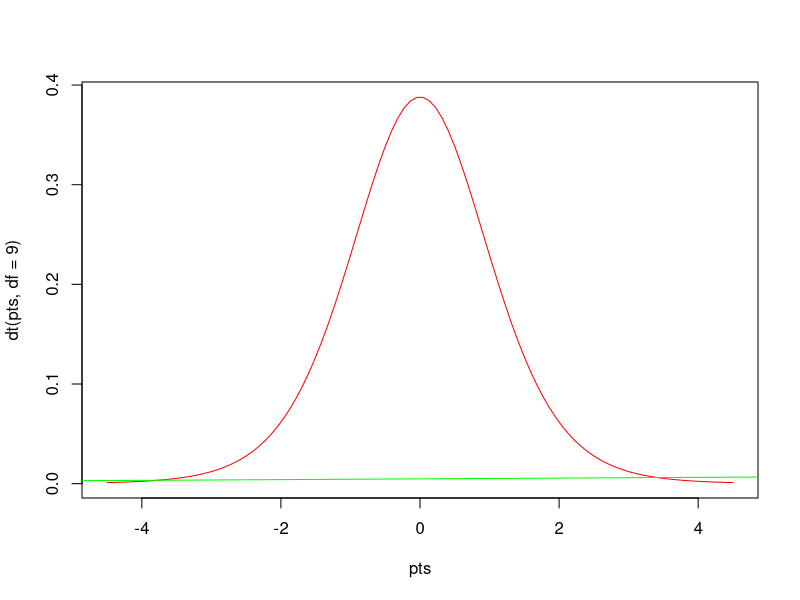

Generate this figure with R:
# Nov 6, 2023; author: Jayques Nelson

x <- c(1, 2, 3, 4, 5, 6, 7, 8, 9, 10, 11, 12, 13, 14, 15, 16, 17, 18, 19, 20, 21, 22, 23, 24, 25, 26, 27, 28, 29, 30, 31, 32, 33, 34, 35, 36, 37, 38, 39, 40, 41, 42, 43, 44, 45, 46, 47, 48, 49, 50, 51, 52, 53, 54, 55, 56, 57, 58, 59, 60, 61, 62, 63, 64, 65, 66, 67, 68, 69, 70, 71, 72, 73, 74, 75, 76, 77, 78, 79, 80, 81, 82, 83, 84, 85, 86, 87, 88, 89, 90, 91, 92, 93, 94, 95, 96, 97, 98, 99, 100)

y <- c(300, 301, 302, 303, 304, 305, 306, 307, 308, 309, 310, 311, 312, 313, 314, 315, 316, 317, 318, 319, 320, 321, 322, 323, 324, 325, 326, 327, 328, 329, 330, 331, 332, 333, 334, 335, 336, 337, 339, 340, 341, 342, 343, 344, 345, 346, 347, 348, 349, 350, 351, 352, 353, 354, 355, 356, 357, 358, 359, 360, 361, 362, 363, 364, 365, 366, 367, 368, 369, 370, 371, 372, 373, 374, 375, 376, 377, 378, 379, 380, 381, 382, 383, 384, 385, 386, 387, 388, 389, 390, 391, 392, 393, 394, 395, 396, 397, 398, 399, 400)

pts = seq(-4.5,4.5,length=100)

plot(pts,dt(pts,df=9),col='red',type='l')

lines(density(x), col='green')

lines(density(y), col='blue')
